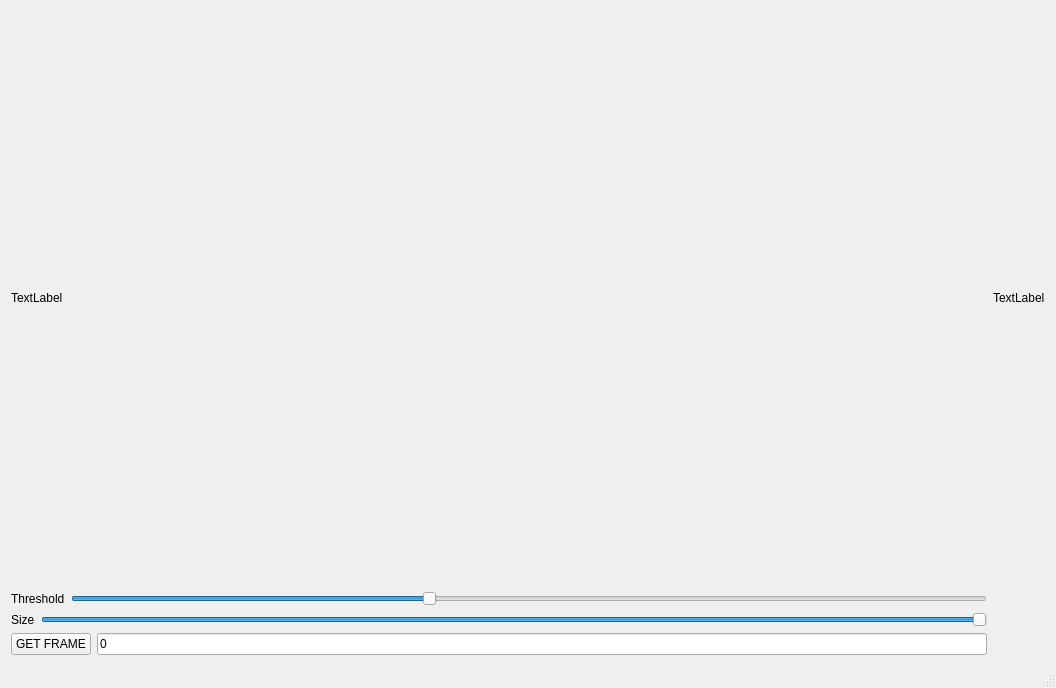
<?xml version="1.0" encoding="UTF-8"?>
<ui version="4.0">
 <class>MainWindow</class>
 <widget class="QMainWindow" name="MainWindow">
  <property name="geometry">
   <rect>
    <x>0</x>
    <y>0</y>
    <width>1056</width>
    <height>688</height>
   </rect>
  </property>
  <property name="windowTitle">
   <string>MainWindow</string>
  </property>
  <widget class="QWidget" name="centralWidget">
   <layout class="QGridLayout" name="gridLayout_4">
    <item row="0" column="0">
     <widget class="QLabel" name="mImage_Label">
      <property name="text">
       <string>TextLabel</string>
      </property>
     </widget>
    </item>
    <item row="0" column="1">
     <widget class="QLabel" name="mBinary_Image">
      <property name="sizePolicy">
       <sizepolicy hsizetype="Preferred" vsizetype="Expanding">
        <horstretch>0</horstretch>
        <verstretch>0</verstretch>
       </sizepolicy>
      </property>
      <property name="text">
       <string>TextLabel</string>
      </property>
     </widget>
    </item>
    <item row="1" column="0">
     <layout class="QGridLayout" name="gridLayout_3">
      <item row="0" column="0" colspan="2">
       <layout class="QGridLayout" name="gridLayout_6">
        <item row="0" column="0">
         <layout class="QGridLayout" name="gridLayout_2">
          <item row="0" column="0">
           <widget class="QLabel" name="label_2">
            <property name="text">
             <string>Threshold</string>
            </property>
           </widget>
          </item>
          <item row="0" column="1">
           <widget class="QSlider" name="horizontalSlider">
            <property name="sizePolicy">
             <sizepolicy hsizetype="MinimumExpanding" vsizetype="Fixed">
              <horstretch>0</horstretch>
              <verstretch>0</verstretch>
             </sizepolicy>
            </property>
            <property name="minimum">
             <number>1</number>
            </property>
            <property name="maximum">
             <number>255</number>
            </property>
            <property name="value">
             <number>100</number>
            </property>
            <property name="orientation">
             <enum>Qt::Horizontal</enum>
            </property>
           </widget>
          </item>
         </layout>
        </item>
        <item row="1" column="0">
         <layout class="QGridLayout" name="gridLayout">
          <item row="0" column="0">
           <widget class="QLabel" name="label">
            <property name="text">
             <string>Size</string>
            </property>
           </widget>
          </item>
          <item row="0" column="1">
           <widget class="QSlider" name="horizontalSlider_2">
            <property name="sizePolicy">
             <sizepolicy hsizetype="MinimumExpanding" vsizetype="Minimum">
              <horstretch>0</horstretch>
              <verstretch>0</verstretch>
             </sizepolicy>
            </property>
            <property name="minimum">
             <number>0</number>
            </property>
            <property name="maximum">
             <number>100</number>
            </property>
            <property name="value">
             <number>100</number>
            </property>
            <property name="orientation">
             <enum>Qt::Horizontal</enum>
            </property>
           </widget>
          </item>
         </layout>
        </item>
       </layout>
      </item>
      <item row="1" column="0">
       <widget class="QPushButton" name="pushButton">
        <property name="sizePolicy">
         <sizepolicy hsizetype="Minimum" vsizetype="Fixed">
          <horstretch>0</horstretch>
          <verstretch>0</verstretch>
         </sizepolicy>
        </property>
        <property name="text">
         <string>GET FRAME</string>
        </property>
       </widget>
      </item>
      <item row="1" column="1">
       <widget class="QLineEdit" name="lineEdit">
        <property name="text">
         <string>0</string>
        </property>
       </widget>
      </item>
     </layout>
    </item>
   </layout>
  </widget>
  <widget class="QMenuBar" name="menuBar">
   <property name="geometry">
    <rect>
     <x>0</x>
     <y>0</y>
     <width>1056</width>
     <height>21</height>
    </rect>
   </property>
  </widget>
  <widget class="QStatusBar" name="statusBar"/>
 </widget>
 <layoutdefault spacing="6" margin="11"/>
 <resources/>
 <connections/>
</ui>
